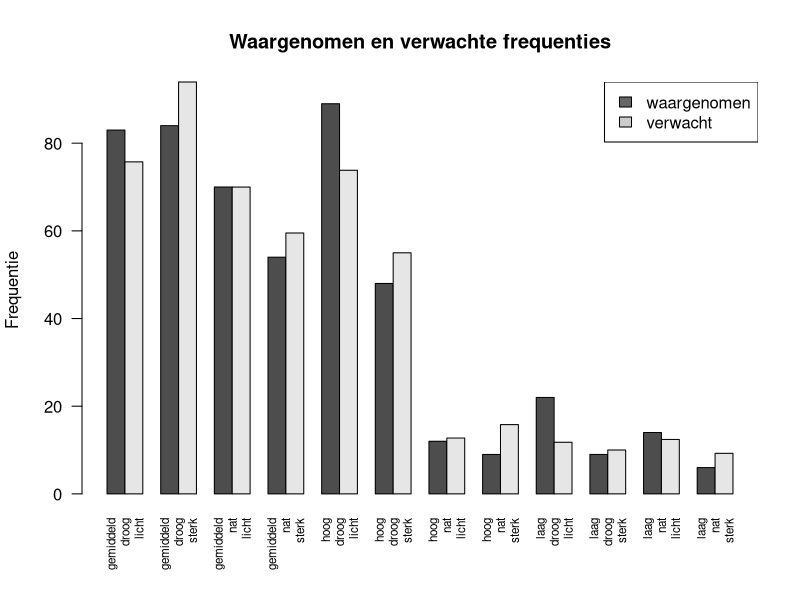
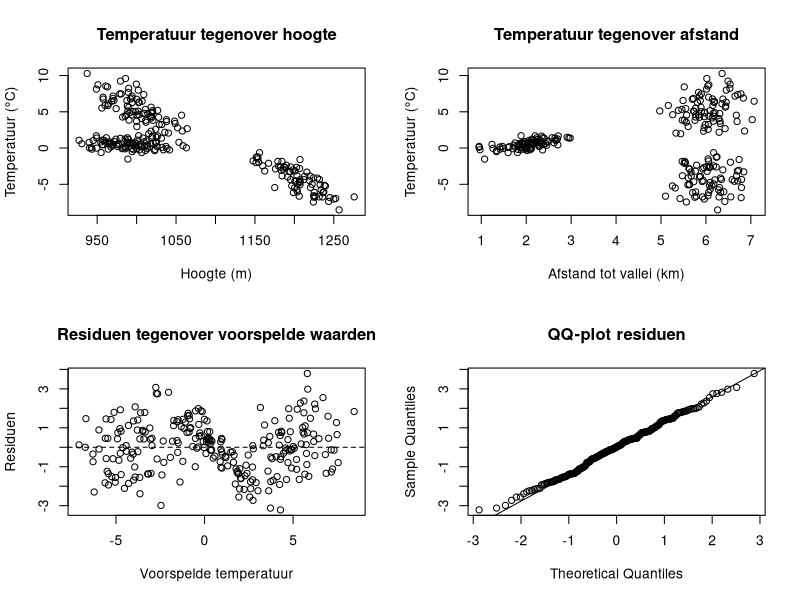
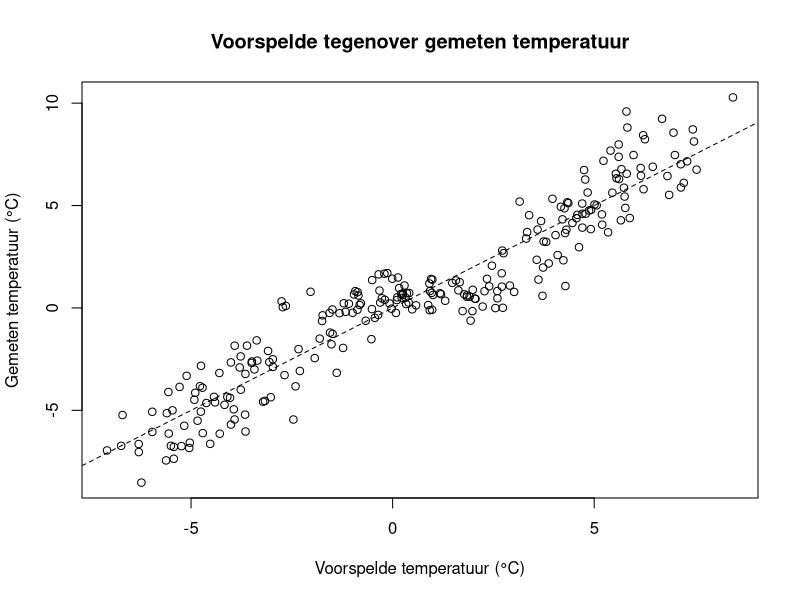
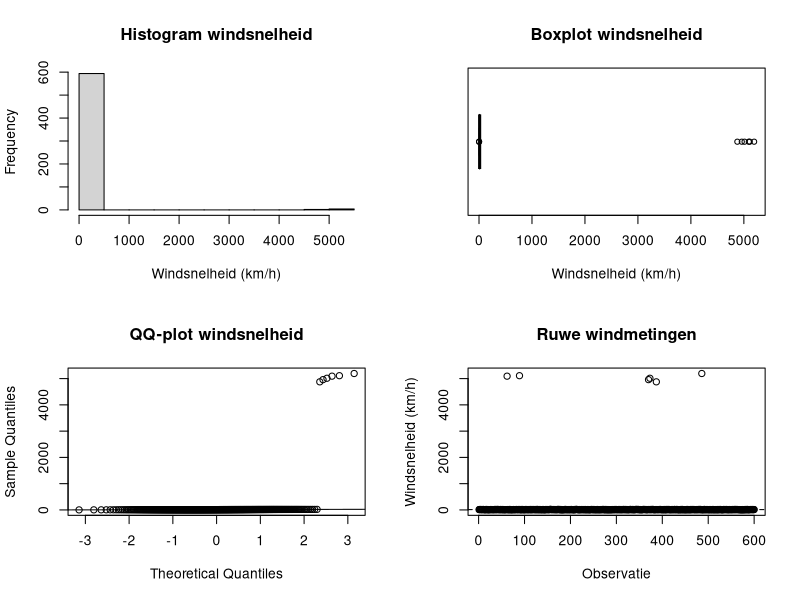

These charts were generated, in order, by the following R code:
studentennummer <- 20246031
alpha <- 0.01

sneeuw <- read.csv("Sneeuw.csv", row.names = 1)
set.seed(studentennummer); my_sneeuw_index <- sample(1:5000, 500)
my_sneeuw <- sneeuw[my_sneeuw_index, ]

temp <- read.csv("Temperatuur.csv", row.names = 1)
set.seed(studentennummer); my_temp_index <- sample(1:4500, 250)
my_temp <- temp[my_temp_index, ]

wind <- read.csv("Wind.csv", row.names = 1)
set.seed(studentennummer); my_wind_index <- sample(1:605, 600)
my_wind <- wind[my_wind_index, , drop = FALSE]

dir.create("figuren", showWarnings = FALSE)
sink("project_output.txt", split = TRUE)

cat("Project Elementaire Statistiek\n")
cat("Studentennummer:", studentennummer, "\n")
cat("Significantieniveau alpha =", alpha, "\n\n")

# ============================================================
# 1. Sneeuwcondities: globale chi-kwadraattoets
# ============================================================
cat("==================== 1. Sneeuwcondities ====================\n")

sneeuw_tabel <- xtabs(~ temperatuurklasse + sneeuwtype + lawine_alarm,
                      data = my_sneeuw)
cat("Waargenomen frequenties:\n")
print(sneeuw_tabel)

N <- sum(sneeuw_tabel)
p_temp <- prop.table(margin.table(sneeuw_tabel, 1))
p_sneeuw <- prop.table(margin.table(sneeuw_tabel, 2))
p_alarm <- prop.table(margin.table(sneeuw_tabel, 3))

verwacht <- array(0, dim = dim(sneeuw_tabel), dimnames = dimnames(sneeuw_tabel))
for (i in seq_along(p_temp)) {
  for (j in seq_along(p_sneeuw)) {
    for (k in seq_along(p_alarm)) {
      verwacht[i, j, k] <- N * p_temp[i] * p_sneeuw[j] * p_alarm[k]
    }
  }
}

cat("\nVerwachte frequenties onder volledige onderlinge onafhankelijkheid:\n")
print(round(verwacht, 2))

chi2_waarde <- sum((sneeuw_tabel - verwacht)^2 / verwacht)
vrijheidsgraden <- prod(dim(sneeuw_tabel)) - sum(dim(sneeuw_tabel)) + length(dim(sneeuw_tabel)) - 1
p_waarde_sneeuw <- pchisq(chi2_waarde, df = vrijheidsgraden, lower.tail = FALSE)
kritieke_waarde <- qchisq(1 - alpha, df = vrijheidsgraden)

cat("\nChi-kwadraat teststatistiek:", chi2_waarde, "\n")
cat("Vrijheidsgraden:", vrijheidsgraden, "\n")
cat("Kritieke waarde op 1%:", kritieke_waarde, "\n")
cat("p-waarde:", p_waarde_sneeuw, "\n")
cat("Minimale verwachte frequentie:", min(verwacht), "\n")
if (p_waarde_sneeuw < alpha) {
  cat("Besluit: H0 wordt verworpen op 1%. De drie variabelen lijken niet volledig onderling onafhankelijk.\n\n")
} else {
  cat("Besluit: H0 wordt niet verworpen op 1%. Er is geen duidelijk bewijs voor onderlinge afhankelijkheid.\n\n")
}

png("figuren/sneeuw_waargenomen_verwacht.png", width = 1100, height = 700)
labels <- paste(rep(dimnames(sneeuw_tabel)[[1]], each = 4),
                rep(rep(dimnames(sneeuw_tabel)[[2]], each = 2), times = 3),
                rep(dimnames(sneeuw_tabel)[[3]], times = 6),
                sep = "\n")
barplot(rbind(as.vector(sneeuw_tabel), as.vector(verwacht)), beside = TRUE,
        names.arg = labels, las = 2, cex.names = 0.7,
        ylab = "Frequentie",
        main = "Waargenomen en verwachte frequenties")
legend("topright", legend = c("waargenomen", "verwacht"), fill = c("gray40", "gray80"))
dev.off()

# ============================================================
# 2. Temperatuur: lineaire regressie met twee verklarende variabelen
# ============================================================
cat("==================== 2. Temperatuur ====================\n")

cat("Samenvatting van my_temp:\n")
print(summary(my_temp))

cat("\nCorrelatiematrix:\n")
print(cor(my_temp))

model_temp <- lm(Temperatuur ~ Hoogte + Afstand_tot_vallei, data = my_temp)
model_null <- lm(Temperatuur ~ 1, data = my_temp)

cat("\nRegressiemodel:\n")
print(summary(model_temp))

cat("\nVergelijking met nulmodel via globale F-test:\n")
print(anova(model_null, model_temp))

r2 <- summary(model_temp)$r.squared
adj_r2 <- summary(model_temp)$adj.r.squared
resid_sd <- summary(model_temp)$sigma
rmse <- sqrt(mean(residuals(model_temp)^2))
mae <- mean(abs(residuals(model_temp)))

cat("\nR-kwadraat:", r2, "\n")
cat("Aangepaste R-kwadraat:", adj_r2, "\n")
cat("Residual standard error:", resid_sd, "\n")
cat("RMSE op de steekproef:", rmse, "\n")
cat("MAE op de steekproef:", mae, "\n")
cat("99% betrouwbaarheidsintervallen voor de coefficienten:\n")
print(confint(model_temp, level = 0.99))

png("figuren/temperatuur_verkenning.png", width = 1100, height = 800)
par(mfrow = c(2, 2))
plot(my_temp$Hoogte, my_temp$Temperatuur,
     xlab = "Hoogte (m)", ylab = "Temperatuur (°C)",
     main = "Temperatuur tegenover hoogte")
plot(my_temp$Afstand_tot_vallei, my_temp$Temperatuur,
     xlab = "Afstand tot vallei (km)", ylab = "Temperatuur (°C)",
     main = "Temperatuur tegenover afstand")
plot(fitted(model_temp), residuals(model_temp),
     xlab = "Voorspelde temperatuur", ylab = "Residuen",
     main = "Residuen tegenover voorspelde waarden")
abline(h = 0, lty = 2)
qqnorm(residuals(model_temp), main = "QQ-plot residuen")
qqline(residuals(model_temp))
par(mfrow = c(1, 1))
dev.off()

png("figuren/temperatuur_voorspeld_observeerd.png", width = 800, height = 700)
plot(fitted(model_temp), my_temp$Temperatuur,
     xlab = "Voorspelde temperatuur (°C)",
     ylab = "Gemeten temperatuur (°C)",
     main = "Voorspelde tegenover gemeten temperatuur")
abline(a = 0, b = 1, lty = 2)
dev.off()

# ============================================================
# 3. Wind: eenzijdige t-test voor het gemiddelde
# ============================================================
cat("==================== 3. Wind ====================\n")

windsnelheid <- my_wind$Wind
cat("Samenvatting windsnelheid:\n")
print(summary(windsnelheid))
cat("Standaardafwijking:", sd(windsnelheid), "\n")
cat("Aantal observaties:", length(windsnelheid), "\n")
cat("Grootste 10 waarden:\n")
print(sort(windsnelheid, decreasing = TRUE)[1:10])

mu0 <- 11.7
n_wind <- length(windsnelheid)
test_waarde_wind <- (mean(windsnelheid) - mu0) / (sd(windsnelheid) / sqrt(n_wind))
p_waarde_wind <- pt(test_waarde_wind, df = n_wind - 1, lower.tail = FALSE)
AG_wind <- c(-Inf, qt(1 - alpha, df = n_wind - 1))

t_toets <- t.test(windsnelheid, mu = mu0, alternative = "greater", conf.level = 0.99)
cat("\nEenzijdige t-test met H0: mu = 11.7 en H1: mu > 11.7\n")
print(t_toets)
cat("Handmatig berekende testwaarde:", test_waarde_wind, "\n")
cat("Aanvaardingsgebied:", AG_wind, "\n")
cat("p-waarde:", p_waarde_wind, "\n")
if (p_waarde_wind < alpha) {
  cat("Besluit: H0 wordt verworpen op 1%. De gemiddelde windsnelheid is significant groter dan 11.7 km/h.\n")
} else {
  cat("Besluit: H0 wordt niet verworpen op 1%. Er is onvoldoende bewijs dat de gemiddelde windsnelheid groter is dan 11.7 km/h.\n")
}

png("figuren/wind_verkenning.png", width = 1100, height = 800)
par(mfrow = c(2, 2))
hist(windsnelheid, main = "Histogram windsnelheid", xlab = "Windsnelheid (km/h)")
boxplot(windsnelheid, horizontal = TRUE, main = "Boxplot windsnelheid", xlab = "Windsnelheid (km/h)")
qqnorm(windsnelheid, main = "QQ-plot windsnelheid")
qqline(windsnelheid)
plot(seq_along(windsnelheid), windsnelheid,
     xlab = "Observatie", ylab = "Windsnelheid (km/h)",
     main = "Ruwe windmetingen")
abline(h = mu0, lty = 2)
par(mfrow = c(1, 1))
dev.off()

sink()
